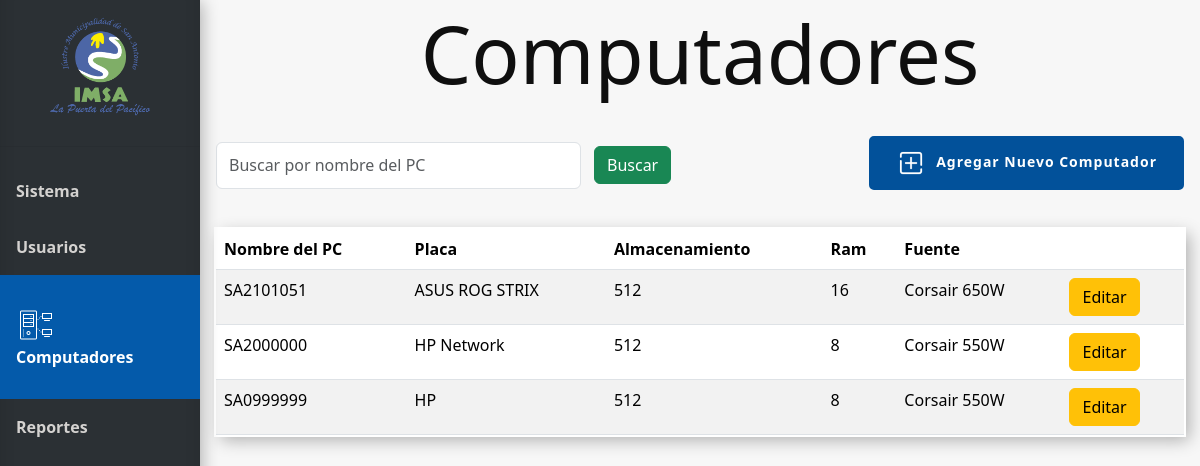
Before: /computadores with the older database file.
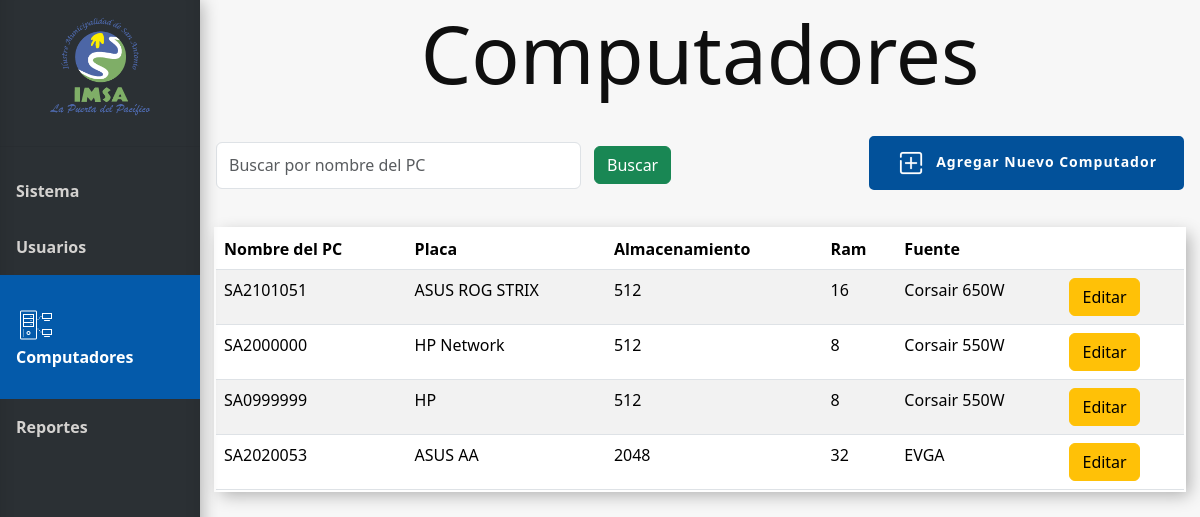
After: the same page with the newer database file.
### tables this page shows
CREATE TABLE Pc (
    Id_pc INTEGER PRIMARY KEY AUTOINCREMENT,
    Nombre_pc VARCHAR(100),
    Placa VARCHAR(50),
    Almacenamiento INTEGER,  -- en GB
    Ram INTEGER,    -- en GB
    Fuente VARCHAR(100)
);

### app.py (the view)
@app.route('/computadores', methods=['GET'])
def computadores():
    conn = get_db_connection()
    search_query = request.args.get('search', '')
    query = "SELECT * FROM Pc Where 1 = 1"
    params = []
    if search_query:
        query += ' AND Pc.Nombre_pc LIKE ?'
        params.extend(['%' + search_query + '%'])
    filtro_pcs = conn.execute(query, params).fetchall()
    conn.close()
    return render_template('computadores.html', filtro_pcs=filtro_pcs)

### app.py (called while the page is built)
def get_db_connection():
    conn = sqlite3.connect('database.db')
    conn.row_factory = sqlite3.Row
    return conn

### templates/computadores.html (shortened to what this page needs)
{% extends 'base.html' %}
{% block head %}
<link rel="stylesheet" href="{{ url_for('static', filename='css/style_computadores.css') }}">
{% endblock %}
{% block content %}
<h1 class="block-effect" style="--td:0.3s">
    <div class="block-reveal" style="--bc: #2b3034; --d: 0.5s">Computadores</div>
</h1>
<div class="head">
    <div class="filtros">
        <form method="get" action="{{ url_for('computadores') }}" id="filtro-form">
            <div class="filtro">
                <input class="form-control me-2" type="search" name="search" placeholder="Buscar por nombre del PC"
                    aria-label="Search" value="{{ request.args.get('search', '') }}">
                <button class="btn btn-success" type="submit">Buscar</button>
            </div>
        </form>
    </div>
    <div class="Botones_Computador">
        <button class="button_slide slide_left" data-bs-toggle="modal" data-bs-target="#ModalAgregarComputador"><img id="agregar" src="{{ url_for('static', filename='img/icon-agregar.png') }}" alt="icon-agregar" width="30px"><b>Agregar Nuevo
            Computador</b></button>
    </div>
</div>
{% if filtro_pcs %}
<table class="table table-striped mt-3">
    <thead>
        <tr>
            <th>Nombre del PC</th>
            <th class="responsive" >Placa</th>
            <th class="responsive">Almacenamiento</th>
            <th class="responsive">Ram</th>
            <th class="responsive">Fuente</th>
            <th class="responsive"></th>
        </tr>
    </thead>
    <tbody>
        {% for row in filtro_pcs %}
        <tr>
            <td>{{ row['Nombre_pc'] }}</td>
            <td class="responsive">{{ row['Placa'] }}</td>
            <td class="responsive">{{ row['Almacenamiento'] }}</td>
            <td class="responsive">{{ row['Ram'] }}</td>
            <td class="responsive">{{ row['Fuente'] }}</td>
            <td >
                <a href="#" class="btn btn-warning">Editar</a>
            </td>
        </tr>
        {% endfor %}
    </tbody>
</table>
{% else %}
<tr>
    <div class="alert alert-danger" role="alert">
        No existen registros.
    </div>
</tr>
{% endif %}
{% endblock %}

Changed rows visible on the page:
added Pc: Nombre_pc "SA2020053", Placa "ASUS AA", Almacenamiento "2048", Ram "32", Fuente "EVGA"
